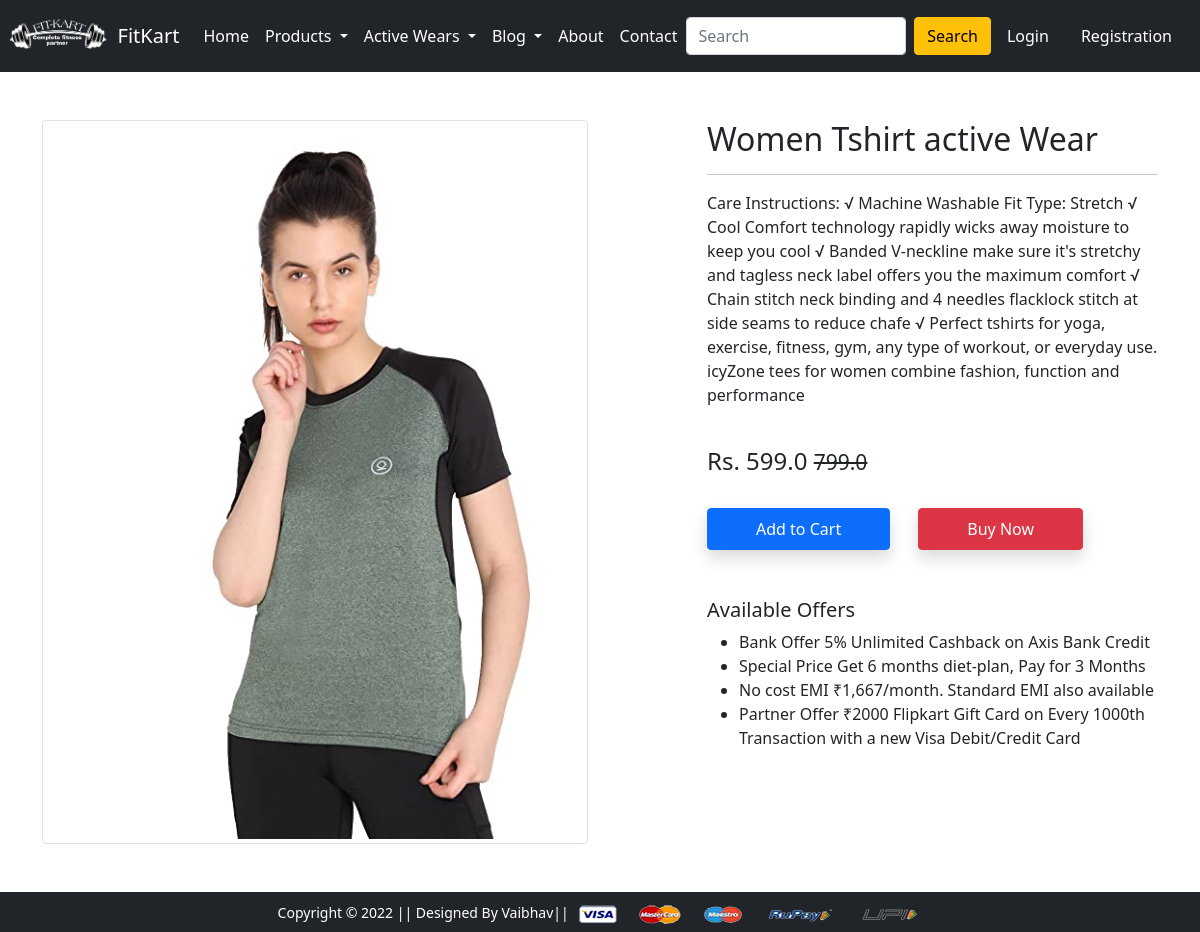
/product-detail/23/, run on the app's committed database.
### app/models.py (models this page shows, shortened)
class Product(models.Model):
 title = models.CharField(max_length=100)
 selling_price = models.FloatField()
 discounted_price = models.FloatField()
 description = models.TextField()
 brand = models.CharField(max_length=100)
 category = models.CharField( choices=CATEGORY_CHOICES, max_length=2)
 product_image = models.ImageField(upload_to='productimg')

### app/views.py (the view)
# urls.py: path('product-detail/<int:pk>/', views.ProductDetailView.as_view(), name='product-detail'),
class ProductDetailView(View):
	def get(self, request, pk):
		totalitem = 0
		product = Product.objects.get(pk=pk)
		print(product.id)
		item_already_in_cart=False
		if request.user.is_authenticated:
			totalitem = len(Cart.objects.filter(user=request.user))
			item_already_in_cart = Cart.objects.filter(Q(product=product.id) & Q(user=request.user)).exists()
		return render(request, 'app/productdetail.html', {'product':product, 'item_already_in_cart':item_already_in_cart, 'totalitem':totalitem})

### app/templates/app/productdetail.html (shortened to what this page needs)
{% extends 'app/base.html' %}
{% load static %}
{% block main-content %}
<div class="container my-5">
 <div class="row">
  <div class="col-sm-6 text-center align-self-center">
   <img src="{{product.product_image.url}}" alt="" class="img-fluid img-thumbnail">
  </div>
  <div class="col-sm-5 offset-sm-1">
   <h2>{{product.title}}</h2>
   <hr>
   <p>{{product.description}}</p> <br>
   <h4>Rs. {{product.discounted_price}} <small class="fw-light text-decoration-line-through">{{product.selling_price}}</small></h4> <br>
   {% if not request.user.is_authenticated %}
     <form action="/add-to-cart" class="d-inline">
      <button type="submit" class="btn btn-primary shadow px-5 py-2">Add to Cart</button>
     </form>
   {% endif %}
   <a href="{% url 'checkout' %}" class="btn btn-danger shadow px-5 py-2 ms-4">Buy Now</a>
   <h5 class="mt-5">Available Offers</h5>
   <ul>
    <li>Bank Offer 5% Unlimited Cashback on Axis Bank Credit</li>
    <li>Special Price Get 6 months diet-plan, Pay for 3 Months</li>
    <li>No cost EMI ₹1,667/month. Standard EMI also available</li>
    <li>Partner Offer ₹2000 Flipkart Gift Card on Every 1000th Transaction with a new Visa Debit/Credit Card</li>
   </ul>
  </div>
 </div>
</div>
{% endblock main-content %}

### data on the page
Product: product_image (picture), title "Women Tshirt active Wear", description "Care Instructions: √ Machine Washable Fit Type: Stretch √ Cool Comfort technology rapidly wicks away moisture to keep you cool √ Banded V-neckline make sure it's stretchy and tagless neck label offers you the maximum comfort √ Chain stitch neck binding and 4 needles flacklock stitch at side seams to reduce chafe √ Perfect tshirts for yoga, exercise, fitness, gym, any type of workout, or everyday use. icyZone tees for women combine fashion, function and performance", discounted_price "599.0", selling_price "799.0"
